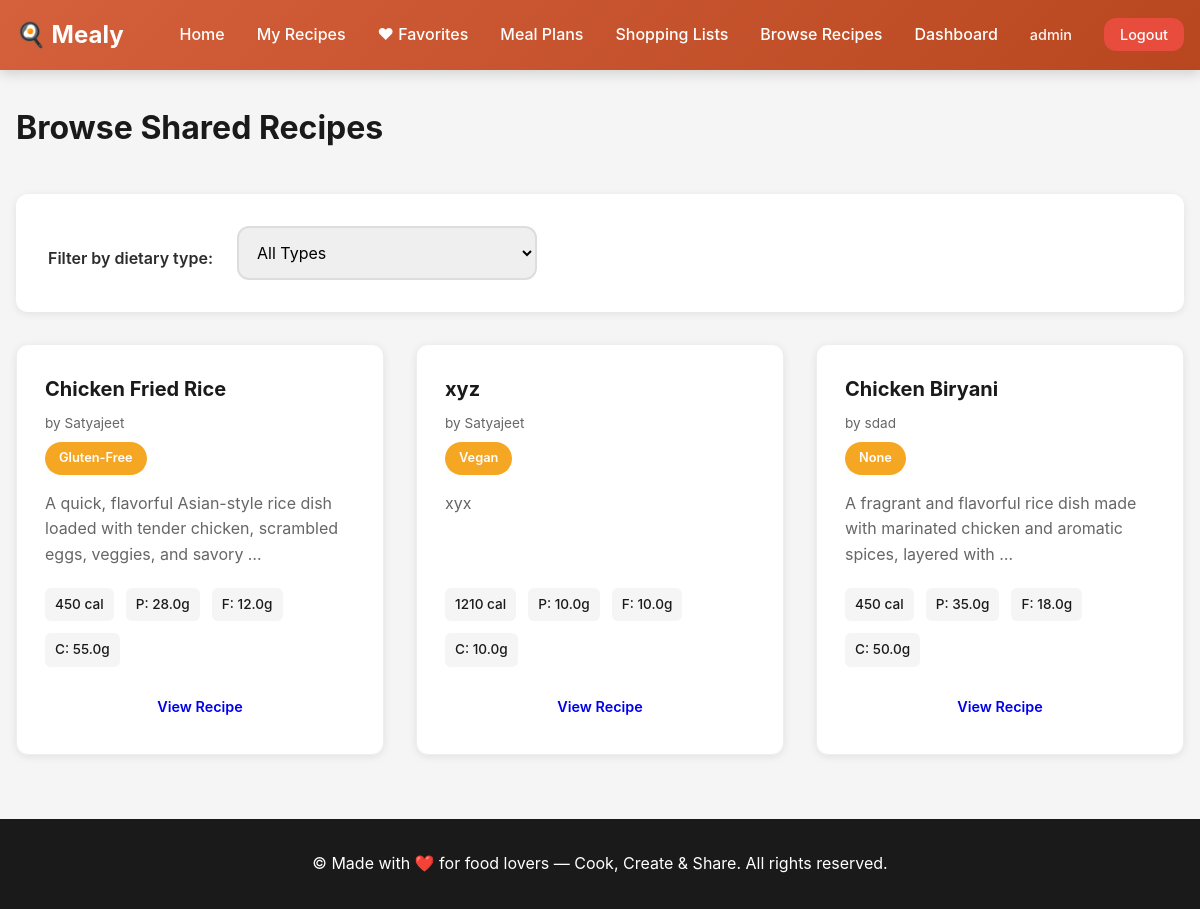
/shared-recipes/ (signed in), run on the app's committed database.
### recipes/models.py (models this page shows, shortened)
class Recipe(models.Model):
    DIETARY_CHOICES = [
        ('none', 'None'),
        ('vegan', 'Vegan'),
        ('vegetarian', 'Vegetarian'),
        ('gluten_free', 'Gluten-Free'),
    ]
    user = models.ForeignKey(User, on_delete=models.CASCADE, related_name='recipes')
    title = models.CharField(max_length=255)
    description = models.TextField()
    ingredients = models.TextField()  # Stored as comma-separated or newline-separated
    instructions = models.TextField()
    calories = models.IntegerField(validators=[MinValueValidator(0)])
    protein = models.FloatField(validators=[MinValueValidator(0)])  # in grams
    fat = models.FloatField(validators=[MinValueValidator(0)])  # in grams
    carbs = models.FloatField(validators=[MinValueValidator(0)])  # in grams
    dietary_type = models.CharField(max_length=20, choices=DIETARY_CHOICES, default='none')
    is_shared = models.BooleanField(default=False)
    created_at = models.DateTimeField(auto_now_add=True)
    updated_at = models.DateTimeField(auto_now=True)
    class Meta:
        ordering = ['-created_at']

### recipes/views.py (the view)
# urls.py: path('shared-recipes/', views.shared_recipes, name='shared_recipes'),
def shared_recipes(request):
    recipes = Recipe.objects.filter(is_shared=True)
    recipes = recipes.annotate(
        avg_rating=Avg('reviews__rating'),
        review_count=Count('reviews')
    )
    dietary_filter = request.GET.get('dietary_type')
    search_query = request.GET.get('search', '')
    if dietary_filter:
        recipes = recipes.filter(dietary_type=dietary_filter)
    if search_query:
        recipes = recipes.filter(Q(title__icontains=search_query) | Q(description__icontains=search_query))
    context = {
        'recipes': recipes,
        'dietary_choices': Recipe.DIETARY_CHOICES,
        'current_filter': dietary_filter,
        'search_query': search_query,
    }
    return render(request, 'recipes/shared_recipes.html', context)

### templates/recipes/shared_recipes.html (shortened to what this page needs)
{% extends 'base.html' %}
{% block content %}
<div class="page-header">
    <h1>Browse Shared Recipes</h1>
</div>
<div class="filter-section">
    <form method="get" class="filter-form">
        <label for="dietary_type">Filter by dietary type:</label>
        <select name="dietary_type" id="dietary_type" onchange="this.form.submit()">
            <option value="">All Types</option>
        </select>
    </form>
</div>
{% if recipes %}
    <div class="recipe-grid">
        {% for recipe in recipes %}
            <div class="recipe-card">
                <h3>{{ recipe.title }}</h3>
                <p class="author">by {{ recipe.user.username }}</p>
                <p class="dietary-badge">{{ recipe.get_dietary_type_display }}</p>
                <p class="recipe-description">{{ recipe.description|truncatewords:15 }}</p>
                <div class="nutrition-info">
                    <span>{{ recipe.calories }} cal</span>
                    <span>P: {{ recipe.protein }}g</span>
                    <span>F: {{ recipe.fat }}g</span>
                    <span>C: {{ recipe.carbs }}g</span>
                </div>
                <a href="{% url 'view_recipe' recipe.id %}" class="btn btn-small">View Recipe</a>
            </div>
        {% endfor %}
    </div>
{% else %}
    <p>No shared recipes found.</p>
{% endif %}
{% endblock %}

### templates/base.html (shortened to what this page needs)
<!DOCTYPE html>
<html lang="en">
<head>
    <link rel="stylesheet" href="/static/style.css">
</head>
<body>
    <nav class="navbar">
        <div class="nav-container">
            <a href="{% url 'home' %}" class="logo">🍳 Mealy</a>
            <ul class="nav-menu">
                <li><a href="{% url 'home' %}">Home</a></li>
                {% if user.is_authenticated %}
                    <li><a href="{% url 'my_recipes' %}">My Recipes</a></li>
                    <li><a href="{% url 'favorite_recipes' %}">♥ Favorites</a></li>
                    <li><a href="{% url 'meal_plans' %}">Meal Plans</a></li>
                    <li><a href="{% url 'shopping_lists' %}">Shopping Lists</a></li>
                    <li><a href="{% url 'shared_recipes' %}">Browse Recipes</a></li>
                    <li><a href="{% url 'dashboard' %}">Dashboard</a></li>
                    <li><span class="username">{{ user.username }}</span></li>
                    <li><a href="{% url 'logout' %}" class="btn-logout">Logout</a></li>
                {% else %}
                    <li><a href="{% url 'login' %}" class="btn-login">Login</a></li>
                    <li><a href="{% url 'register' %}" class="btn-register">Register</a></li>
                {% endif %}
            </ul>
        </div>
    </nav>
    <div class="container">
        {% block content %}{% endblock %}
    </div>
    <footer class="footer">
        <p>&copy; Made with ❤️ for food lovers — Cook, Create & Share. All rights reserved.</p>
    </footer>
</body>
</html>

### static/style.css (style rules this page uses)
* { margin: 0; padding: 0; box-sizing: border-box; }
:root { --primary-color: #d4603c; --primary-dark: #b8471f; --secondary-color: #f5a623; --accent-color: #2d5016; --danger-color: #e74c3c; --success-color: #27ae60; --gray-50: #fafafa; --gray-100: #f5f5f5; --gray-200: #efefef; --gray-300: #ddd; --gray-600: #666; --gray-900: #1a1a1a; --text-color: #2c2c2c; --bg-color: #ffffff; --border-radius: 12px; }
body { font-family: -apple-system, BlinkMacSystemFont, "Segoe UI", "Roboto", sans-serif; line-height: 1.6; color: var(--text-color); background-color: var(--gray-100); }
.navbar { background: linear-gradient(135deg, var(--primary-color) 0%, var(--primary-dark) 100%); color: white; padding: 1rem 0; box-shadow: 0 4px 12px rgba(0, 0, 0, 0.15); position: sticky; top: 0; z-index: 100; }
.nav-container { max-width: 1200px; margin: 0 auto; padding: 0 1rem; display: flex; justify-content: space-between; align-items: center; }
.logo { font-size: 1.5rem; font-weight: bold; color: white; text-decoration: none; }
.nav-menu { display: flex; list-style: none; gap: 2rem; align-items: center; }
.nav-menu a { color: white; text-decoration: none; transition: opacity 0.3s; font-weight: 500; }
.username { font-size: 0.9rem; opacity: 0.95; font-weight: 500; }
.btn-login, .btn-logout, .btn-register { padding: 0.5rem 1rem; border-radius: var(--border-radius); font-size: 0.9rem; border: none; cursor: pointer; transition: all 0.3s; }
.btn-logout { background-color: var(--danger-color); }
.container { max-width: 1200px; margin: 2rem auto; padding: 0 1rem; min-height: calc(100vh - 200px); }
.btn { padding: 0.875rem 1.75rem; border-radius: var(--border-radius); text-decoration: none; border: none; cursor: pointer; font-size: 1rem; transition: all 0.3s ease; display: inline-block; text-align: center; font-weight: 600; }
.btn-small { padding: 0.5rem 1rem; font-size: 0.9rem; }
.form-input, .form-textarea, .form-select, input[type="text"], input[type="email"], input[type="password"], input[type="number"], input[type="date"], select, textarea { width: 100%; padding: 0.875rem; border: 2px solid var(--gray-300); border-radius: var(--border-radius); font-size: 1rem; font-family: inherit; transition: all 0.3s; }
.recipe-grid { display: grid; grid-template-columns: repeat(auto-fill, minmax(300px, 1fr)); gap: 2rem; margin-top: 2rem; }
.recipe-card { background: white; border-radius: var(--border-radius); padding: 1.75rem; box-shadow: 0 2px 8px rgba(0, 0, 0, 0.08); transition: all 0.4s ease; display: flex; flex-direction: column; border: 1px solid var(--gray-200); }
.recipe-card h3 { margin-bottom: 0.5rem; color: var(--gray-900); font-size: 1.25rem; font-weight: 700; }
.dietary-badge { display: inline-block; background-color: var(--secondary-color); color: white; padding: 0.375rem 0.875rem; border-radius: 20px; font-size: 0.8rem; margin-bottom: 1rem; width: fit-content; font-weight: 600; }
.recipe-description { color: var(--gray-600); margin-bottom: 1.25rem; flex-grow: 1; line-height: 1.6; }
.nutrition-info { display: flex; gap: 0.75rem; font-size: 0.85rem; margin-bottom: 1.25rem; flex-wrap: wrap; }
.nutrition-info span { background-color: var(--gray-100); padding: 0.375rem 0.625rem; border-radius: 6px; font-weight: 500; color: var(--gray-900); }
.author { font-size: 0.85rem; color: var(--gray-600); margin-bottom: 0.5rem; }
.page-header { display: flex; justify-content: space-between; align-items: center; margin-bottom: 2.5rem; flex-wrap: wrap; gap: 1.5rem; }
.page-header h1 { color: var(--gray-900); font-size: 2rem; font-weight: 700; }
.filter-section { background: white; padding: 2rem; border-radius: var(--border-radius); margin-bottom: 2rem; box-shadow: 0 2px 8px rgba(0, 0, 0, 0.08); }
.filter-form { display: flex; gap: 1.5rem; align-items: flex-end; flex-wrap: wrap; }
.filter-form label { margin-bottom: 0.5rem; font-weight: 600; }
.filter-form select { max-width: 300px; }
.footer { background: linear-gradient(135deg, var(--gray-900), var(--gray-900)); color: white; text-align: center; padding: 2rem; margin-top: 4rem; }

### data on the page
Recipe: title "Chicken Fried Rice", user.username "Satyajeet", dietary_type "Gluten-Free", description "A quick, flavorful Asian-style rice dish loaded with tender chicken, scrambled eggs, veggies, and savory …", calories "450", protein "28.0", fat "12.0", carbs "55.0"
Recipe: title "xyz", user.username "Satyajeet", dietary_type "Vegan", description "xyx", calories "1210", protein "10.0", fat "10.0", carbs "10.0"
Recipe: title "Chicken Biryani", user.username "sdad", dietary_type "None", description "A fragrant and flavorful rice dish made with marinated chicken and aromatic spices, layered with …", calories "450", protein "35.0", fat "18.0", carbs "50.0"

### other printed values
{{ user.username }} "admin"
